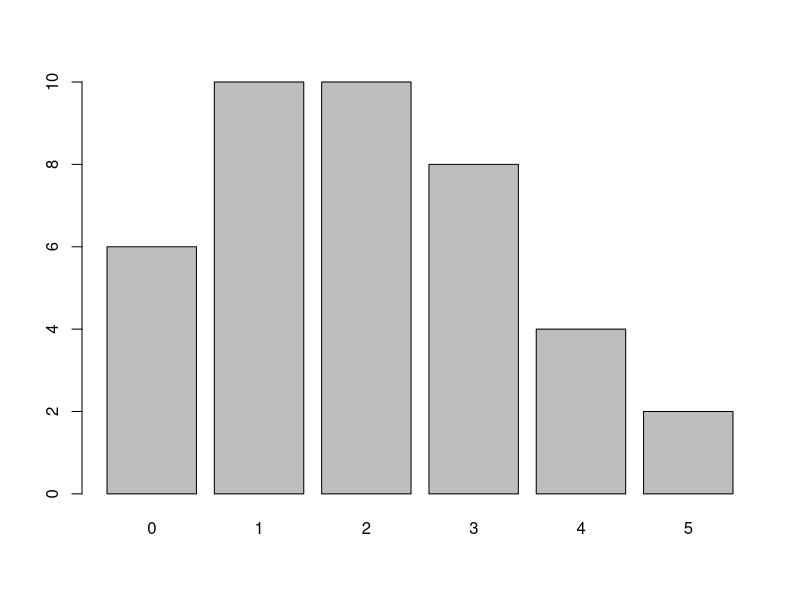
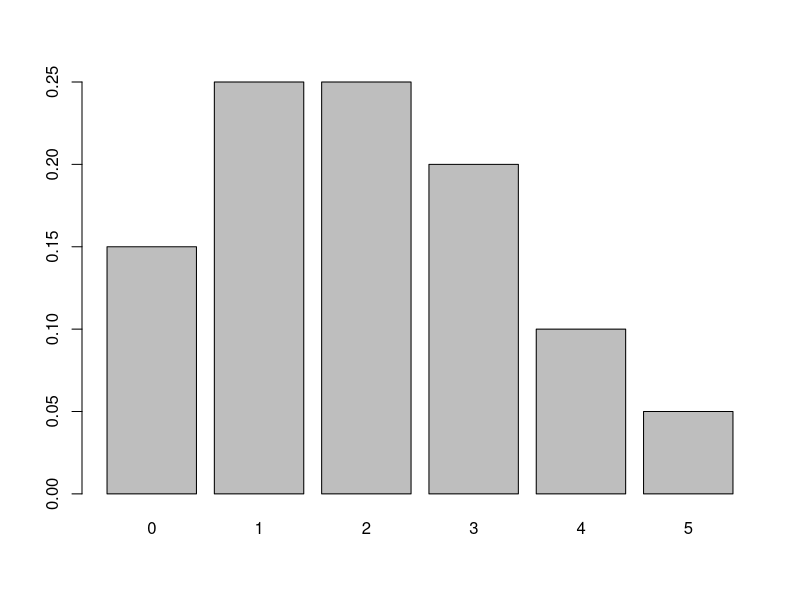

The R script that drew these images, in order:
#Ejer 1

muestra_a <- c(3, 0, 6, 4, 1, 5, 4, 1)

#media
media <- mean(muestra_a)

#varianza
varianza <- var(muestra_a)

#desvio estandar
des_est <- sd(muestra_a)

media
varianza
des_est

#2

vendedor_1 <- c(3,5,0,-2,3,2)
vendedor_2 <- c(-7,-5,4,0,-4,3)

#media
media_vendedor_1 <- mean(vendedor_1)
media_vendedor_2 <- mean(vendedor_2)
#mediana
mediana_vendedor_1 <- median(vendedor_1)
mediana_vendedor_2 <- median(vendedor_2)

#desvio estandar
des_est_vendedor_1 <- sd(vendedor_1)
des_est_vendedor_2 <- sd(vendedor_2)

#coeficiente de variacion
coef_var_vendedor_1 <- des_est_vendedor_1/media_vendedor_1
coef_var_vendedor_2 <-des_est_vendedor_2/media_vendedor_2

#rango de datos
rango_vendedor_1 <- max(vendedor_1)-min(vendedor_1)
rango_vendedor_2 <- max(vendedor_2)-min(vendedor_2)

print("Datos vendedor 1: ")
media_vendedor_1
mediana_vendedor_1
des_est_vendedor_1
coef_var_vendedor_1
rango_vendedor_1
print("Datos vendedor 2: ")
media_vendedor_2
mediana_vendedor_2
des_est_vendedor_2
coef_var_vendedor_2
rango_vendedor_2

print("El vendedor que tiene un desempeño mas consistente es el vendedor 1 porque el coeficiente de variacion es inferior")

#Ejer 3
#a
muestra_a <- c(47, 43, 42, 40, 38, 36, 33, 33, 33, 32, 32, 32, 27, 27, 26, 22)

#media
media_a <- mean(muestra_a)

#mediana
mediana_a <- median(muestra_a)

#desvio estandar
desv_est_a <- sd(muestra_a)

#coeficiente de variacion
coe_var_a <- desv_est_a/media_a

#Rango
rango_a <- max(muestra_a)-min(muestra_a)

muestra_a
media_a
mediana_a
desv_est_a
coe_var_a
rango_a

#b
muestra_b <- c(38, 36, 33, 33, 33, 32, 32, 32, 27, 27, 26, 22)

#media
media_b <- mean(muestra_b)

#mediana
mediana_b <- median(muestra_b)

#desvio estandar
desv_est_b <- sd(muestra_b)

#coeficiente de variacion
coe_var_b <- desv_est_b/media_b

#Rango
rango_b <- max(muestra_b)-min(muestra_b)

muestra_b
media_b
mediana_b
desv_est_b
coe_var_b
rango_b
#Ejer 4

Almen <- c(14.6, 12.1, 13.8, 15.0, 11.3)
Nuez_Br <- c(10.2, 9.8, 11.0, 11.1, 11.8)
Nuez_In <- c(30.7, 31.4, 34.0, 31.6, 29.1)
Maní <- c(24.3, 26.1, 23.3, 22.5, 27.1)
Avell <- c(20.2, 21.0, 17.9, 19.8, 20.7)

#Calcule la media, la mediana, la variancia, el desvío estándar, el coeficiente de variación y el rango de
#cada uno de los cinco tipos de nuez. ¿Cuál conjunto de mediciones presenta mayor variabilidad?
print("Datos de Almendra")
#datos Almendra
#media
media_Al <- mean(Almen)
#mediana
mediana_Al <- median(Almen)
#varianza
var_Al <- var(Almen)
#desvio estandar
des_est_Al <- sd(Almen)
#coeficiente de variacion
coe_var_Al <- des_est_Al/media_Al
#rango
rango_Al <- max(Almen)-min(Almen)

#resultados
media_Al
mediana_Al
var_Al
des_est_Al
coe_var_Al
rango_Al

print("Datos de Nuez de Brazil")
#datos Nuez de Brazil
#media
media_Br <- mean(Nuez_Br)
#mediana
mediana_Br <- median(Nuez_Br)
#varianza
var_Br <- var(Nuez_Br)
#desvio estandar
des_est_Br <- sd(Nuez_Br)
#coeficiente de variacion
coe_var_Br <- des_est_Br/media_Br
#rango
rango_Br <- max(Nuez_Br)-min(Nuez_Br)

#resultados
media_Br
mediana_Br
var_Br
des_est_Br
coe_var_Br
rango_Br

print("Datos de Nuez de la India")
#datos Nuez de la India
#media
media_In <- mean(Nuez_In)
#mediana
mediana_In <- median(Nuez_In)
#varianza
var_In <- var(Nuez_In)
#desvio estandar
des_est_In <- sd(Nuez_In)
#coeficiente de variacion
coe_var_In <- des_est_In/media_In
#rango
rango_In <- max(Nuez_In)-min(Nuez_In)

#resultados
media_In
mediana_In
var_In
des_est_In
coe_var_In
rango_In

print("Datos de Mani")
#datos Maní
#media
media_Ma <- mean(Maní)
#mediana
mediana_Ma <- median(Maní)
#varianza
var_Ma <- var(Maní)
#desvio estandar
des_est_Ma <- sd(Maní)
#coeficiente de variacion
coe_var_Ma <- des_est_Ma/media_Ma
#rango
rango_Ma <- max(Maní)-min(Maní)

#resultados
media_Ma
mediana_Ma
var_Ma
des_est_Ma
coe_var_Ma
rango_Ma

print("Datos de Avellanas")
#datos Avellanas
#media
media_Av <- mean(Avell)
#mediana
mediana_Av <- median(Avell)
#varianza
var_Av <- var(Avell)
#desvio estandar
des_est_Av <- sd(Avell)
#coeficiente de variacion
coe_var_Av <- des_est_Av/media_Av
#rango
rango_Av <- max(Avell)-min(Avell)

#resultados
media_Av
mediana_Av
var_Av
des_est_Av
coe_var_Av
rango_Av

#La nuez de la india tiene mayor variabilidad

#Ejer 5
autos <- c(2, 2, 3, 4, 0, 3, 5, 2, 1, 0, 3, 5, 4, 0, 1, 2, 3, 1, 1, 2,
           1, 2, 4, 3, 0, 1, 3, 2, 4, 1, 2, 1, 0, 0, 1, 1, 2, 2, 3, 3)

#Determine la media, la mediana, la variancia y el desvío estándar. Interprete la mediana

#media
media <- mean(autos)

#mediana
mediana <- median(autos)

#varianza
varianza <- var(autos)

#desvio estandar
des_est <- sd(autos)

#datos punto a
print("media")
media
print("mediana")
mediana
print("varianza")
varianza
print("desvío estándar")
des_est

#datos punto b
print("distribucion de frecencia relativas")
distribucion <- table(autos)
distribucion

print("distribucion de frecencia absolutas")
distribucion_absoluta <- prop.table(distribucion)
distribucion_absoluta
print("tablas de frecuencia")
barplot(distribucion)
print("tablas de frecuencia absolutas")
barplot(distribucion_absoluta)

#ejer 6

puntuaciones <- c(23,60,79,32,57,74,52,70,82,36,80,77,81,95,41,65,92,85,55,76,52,10,64,75,78,25,80,98,81,67,41,71,83,54,64,72,88,62,74,43,60,78,89,76,84,48,84,90,15,79,34,67,17,82,69,74,63,80,85,61)